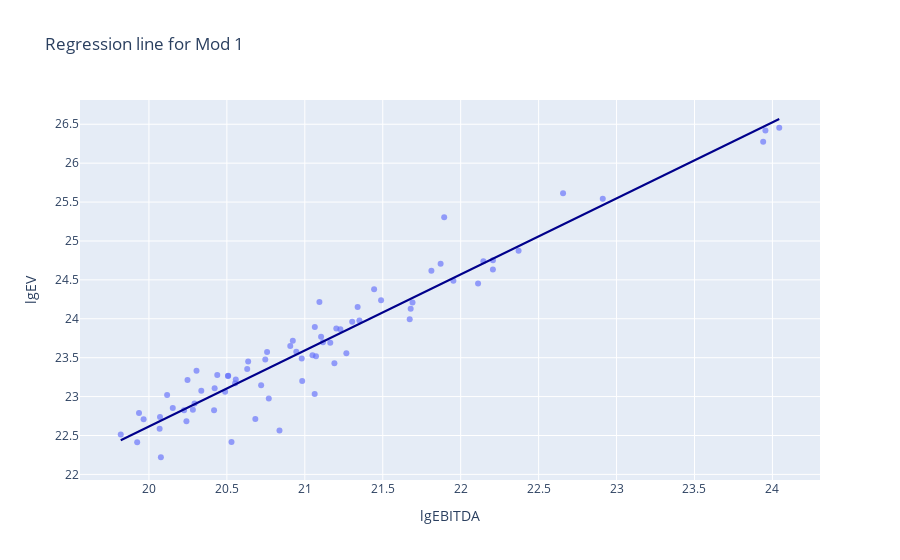

Notebook code cell kept with this figure:
### Code cell
fig = px.scatter(
    dat_s1s2, x='lgEBITDA', y='lgEV', opacity=0.65,
    trendline='ols', trendline_color_override='darkblue',
    title="Regression line for Mod 1"
)
fig
